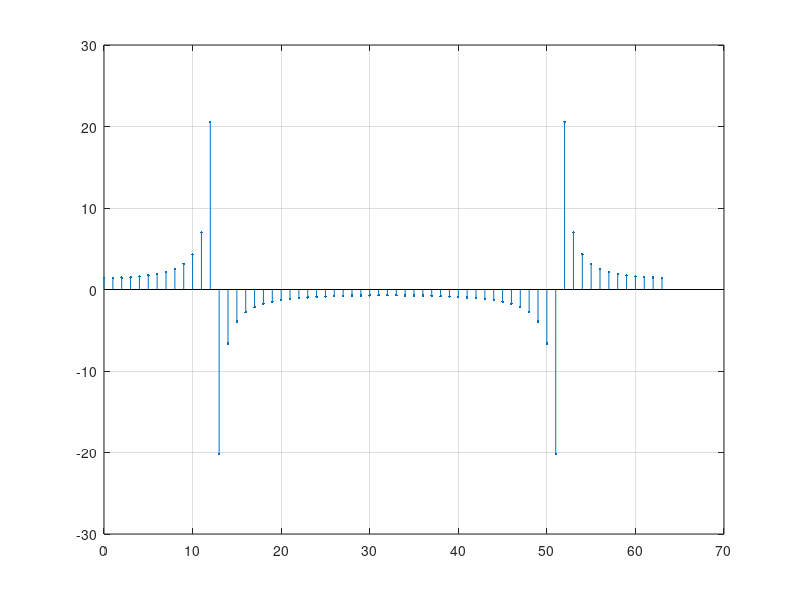

Reproduce this figure in MATLAB.
N=64;
n=0:1:63;
x=sin(25*pi*n/N);
%k=512;
%w = 0:pi/(k-1):pi;
%h = freqz(x, 1, w);
%subplot(211);
%plot(w/pi,abs(h));grid
%title('Magnitude Spectrum')
%xlabel('\omega/\pi'); ylabel('Magnitude')

X=fft(x,64);
%subplot(212)
stem(n,X,'.');grid;